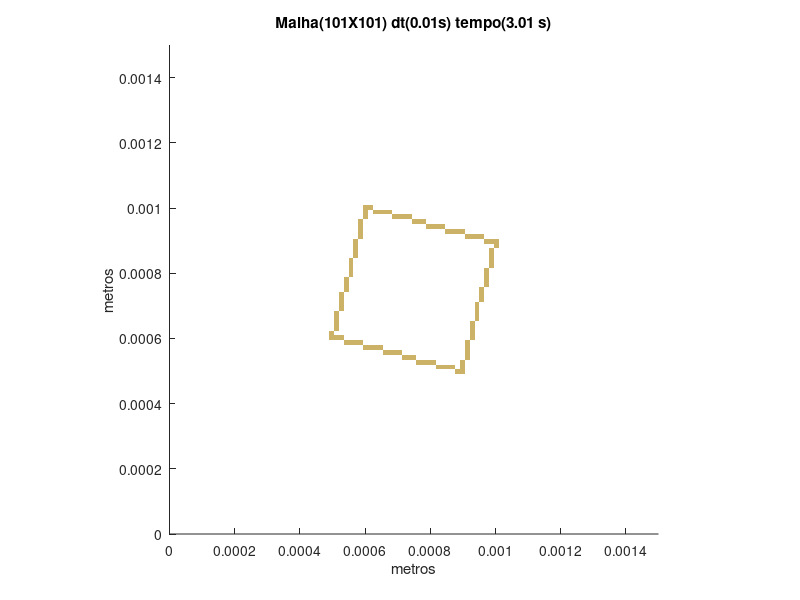

Reproduce this figure in MATLAB.
set (gca,'PlotBoxAspectRatio',[1 1 1],'Xlim',[0,0.0015],'Ylim',[0,0.0015])
hold on
title('Malha(101X101) dt(0.01s) tempo(3.01 s)')
hold on
ylabel('metros')
hold on
xlabel('metros')
hold on

fill([0.000876237623762376 0.000876237623762376 0.000891089108910891 0.000891089108910891],[0.00049009900990099 0.000504950495049505 0.000504950495049505 0.00049009900990099],[0.8,0.7,0.4],'LineStyle','none')

fill([0.000891089108910891 0.000891089108910891 0.000905940594059406 0.000905940594059406],[0.00049009900990099 0.000504950495049505 0.000504950495049505 0.00049009900990099],[0.8,0.7,0.4],'LineStyle','none')

fill([0.000816831683168317 0.000816831683168317 0.000831683168316832 0.000831683168316832],[0.000504950495049505 0.00051980198019802 0.00051980198019802 0.000504950495049505],[0.8,0.7,0.4],'LineStyle','none')

fill([0.000831683168316832 0.000831683168316832 0.000846534653465347 0.000846534653465347],[0.000504950495049505 0.00051980198019802 0.00051980198019802 0.000504950495049505],[0.8,0.7,0.4],'LineStyle','none')

fill([0.000846534653465347 0.000846534653465347 0.000861386138613861 0.000861386138613861],[0.000504950495049505 0.00051980198019802 0.00051980198019802 0.000504950495049505],[0.8,0.7,0.4],'LineStyle','none')

fill([0.000861386138613861 0.000861386138613861 0.000876237623762376 0.000876237623762376],[0.000504950495049505 0.00051980198019802 0.00051980198019802 0.000504950495049505],[0.8,0.7,0.4],'LineStyle','none')

fill([0.000891089108910891 0.000891089108910891 0.000905940594059406 0.000905940594059406],[0.000504950495049505 0.00051980198019802 0.00051980198019802 0.000504950495049505],[0.8,0.7,0.4],'LineStyle','none')

fill([0.000757425742574257 0.000757425742574257 0.000772277227722772 0.000772277227722772],[0.00051980198019802 0.000534653465346535 0.000534653465346535 0.00051980198019802],[0.8,0.7,0.4],'LineStyle','none')

fill([0.000772277227722772 0.000772277227722772 0.000787128712871287 0.000787128712871287],[0.00051980198019802 0.000534653465346535 0.000534653465346535 0.00051980198019802],[0.8,0.7,0.4],'LineStyle','none')

fill([0.000787128712871287 0.000787128712871287 0.000801980198019802 0.000801980198019802],[0.00051980198019802 0.000534653465346535 0.000534653465346535 0.00051980198019802],[0.8,0.7,0.4],'LineStyle','none')

fill([0.000801980198019802 0.000801980198019802 0.000816831683168317 0.000816831683168317],[0.00051980198019802 0.000534653465346535 0.000534653465346535 0.00051980198019802],[0.8,0.7,0.4],'LineStyle','none')

fill([0.000891089108910891 0.000891089108910891 0.000905940594059406 0.000905940594059406],[0.00051980198019802 0.000534653465346535 0.000534653465346535 0.00051980198019802],[0.8,0.7,0.4],'LineStyle','none')

fill([0.000712871287128713 0.000712871287128713 0.000727722772277228 0.000727722772277228],[0.000534653465346535 0.000549504950495049 0.000549504950495049 0.000534653465346535],[0.8,0.7,0.4],'LineStyle','none')

fill([0.000727722772277228 0.000727722772277228 0.000742574257425743 0.000742574257425743],[0.000534653465346535 0.000549504950495049 0.000549504950495049 0.000534653465346535],[0.8,0.7,0.4],'LineStyle','none')

fill([0.000742574257425743 0.000742574257425743 0.000757425742574257 0.000757425742574257],[0.000534653465346535 0.000549504950495049 0.000549504950495049 0.000534653465346535],[0.8,0.7,0.4],'LineStyle','none')

fill([0.000905940594059406 0.000905940594059406 0.000920792079207921 0.000920792079207921],[0.000534653465346535 0.000549504950495049 0.000549504950495049 0.000534653465346535],[0.8,0.7,0.4],'LineStyle','none')

fill([0.000653465346534653 0.000653465346534653 0.000668316831683168 0.000668316831683168],[0.000549504950495049 0.000564356435643564 0.000564356435643564 0.000549504950495049],[0.8,0.7,0.4],'LineStyle','none')

fill([0.000668316831683168 0.000668316831683168 0.000683168316831683 0.000683168316831683],[0.000549504950495049 0.000564356435643564 0.000564356435643564 0.000549504950495049],[0.8,0.7,0.4],'LineStyle','none')

fill([0.000683168316831683 0.000683168316831683 0.000698019801980198 0.000698019801980198],[0.000549504950495049 0.000564356435643564 0.000564356435643564 0.000549504950495049],[0.8,0.7,0.4],'LineStyle','none')

fill([0.000698019801980198 0.000698019801980198 0.000712871287128713 0.000712871287128713],[0.000549504950495049 0.000564356435643564 0.000564356435643564 0.000549504950495049],[0.8,0.7,0.4],'LineStyle','none')

fill([0.000905940594059406 0.000905940594059406 0.000920792079207921 0.000920792079207921],[0.000549504950495049 0.000564356435643564 0.000564356435643564 0.000549504950495049],[0.8,0.7,0.4],'LineStyle','none')

fill([0.000594059405940594 0.000594059405940594 0.000608910891089109 0.000608910891089109],[0.000564356435643564 0.000579207920792079 0.000579207920792079 0.000564356435643564],[0.8,0.7,0.4],'LineStyle','none')

fill([0.000608910891089109 0.000608910891089109 0.000623762376237624 0.000623762376237624],[0.000564356435643564 0.000579207920792079 0.000579207920792079 0.000564356435643564],[0.8,0.7,0.4],'LineStyle','none')

fill([0.000623762376237624 0.000623762376237624 0.000638613861386139 0.000638613861386139],[0.000564356435643564 0.000579207920792079 0.000579207920792079 0.000564356435643564],[0.8,0.7,0.4],'LineStyle','none')

fill([0.000638613861386139 0.000638613861386139 0.000653465346534653 0.000653465346534653],[0.000564356435643564 0.000579207920792079 0.000579207920792079 0.000564356435643564],[0.8,0.7,0.4],'LineStyle','none')

fill([0.000905940594059406 0.000905940594059406 0.000920792079207921 0.000920792079207921],[0.000564356435643564 0.000579207920792079 0.000579207920792079 0.000564356435643564],[0.8,0.7,0.4],'LineStyle','none')

fill([0.000534653465346535 0.000534653465346535 0.000549504950495049 0.000549504950495049],[0.000579207920792079 0.000594059405940594 0.000594059405940594 0.000579207920792079],[0.8,0.7,0.4],'LineStyle','none')

fill([0.000549504950495049 0.000549504950495049 0.000564356435643564 0.000564356435643564],[0.000579207920792079 0.000594059405940594 0.000594059405940594 0.000579207920792079],[0.8,0.7,0.4],'LineStyle','none')

fill([0.000564356435643564 0.000564356435643564 0.000579207920792079 0.000579207920792079],[0.000579207920792079 0.000594059405940594 0.000594059405940594 0.000579207920792079],[0.8,0.7,0.4],'LineStyle','none')

fill([0.000579207920792079 0.000579207920792079 0.000594059405940594 0.000594059405940594],[0.000579207920792079 0.000594059405940594 0.000594059405940594 0.000579207920792079],[0.8,0.7,0.4],'LineStyle','none')

fill([0.000905940594059406 0.000905940594059406 0.000920792079207921 0.000920792079207921],[0.000579207920792079 0.000594059405940594 0.000594059405940594 0.000579207920792079],[0.8,0.7,0.4],'LineStyle','none')

fill([0.00049009900990099 0.00049009900990099 0.000504950495049505 0.000504950495049505],[0.000594059405940594 0.000608910891089109 0.000608910891089109 0.000594059405940594],[0.8,0.7,0.4],'LineStyle','none')

fill([0.000504950495049505 0.000504950495049505 0.00051980198019802 0.00051980198019802],[0.000594059405940594 0.000608910891089109 0.000608910891089109 0.000594059405940594],[0.8,0.7,0.4],'LineStyle','none')

fill([0.00051980198019802 0.00051980198019802 0.000534653465346535 0.000534653465346535],[0.000594059405940594 0.000608910891089109 0.000608910891089109 0.000594059405940594],[0.8,0.7,0.4],'LineStyle','none')

fill([0.000920792079207921 0.000920792079207921 0.000935643564356436 0.000935643564356436],[0.000594059405940594 0.000608910891089109 0.000608910891089109 0.000594059405940594],[0.8,0.7,0.4],'LineStyle','none')

fill([0.00049009900990099 0.00049009900990099 0.000504950495049505 0.000504950495049505],[0.000608910891089109 0.000623762376237624 0.000623762376237624 0.000608910891089109],[0.8,0.7,0.4],'LineStyle','none')

fill([0.000920792079207921 0.000920792079207921 0.000935643564356436 0.000935643564356436],[0.000608910891089109 0.000623762376237624 0.000623762376237624 0.000608910891089109],[0.8,0.7,0.4],'LineStyle','none')

fill([0.000504950495049505 0.000504950495049505 0.00051980198019802 0.00051980198019802],[0.000623762376237624 0.000638613861386139 0.000638613861386139 0.000623762376237624],[0.8,0.7,0.4],'LineStyle','none')

fill([0.000920792079207921 0.000920792079207921 0.000935643564356436 0.000935643564356436],[0.000623762376237624 0.000638613861386139 0.000638613861386139 0.000623762376237624],[0.8,0.7,0.4],'LineStyle','none')

fill([0.000504950495049505 0.000504950495049505 0.00051980198019802 0.00051980198019802],[0.000638613861386139 0.000653465346534653 0.000653465346534653 0.000638613861386139],[0.8,0.7,0.4],'LineStyle','none')

fill([0.000920792079207921 0.000920792079207921 0.000935643564356436 0.000935643564356436],[0.000638613861386139 0.000653465346534653 0.000653465346534653 0.000638613861386139],[0.8,0.7,0.4],'LineStyle','none')

fill([0.000504950495049505 0.000504950495049505 0.00051980198019802 0.00051980198019802],[0.000653465346534653 0.000668316831683168 0.000668316831683168 0.000653465346534653],[0.8,0.7,0.4],'LineStyle','none')

fill([0.000935643564356436 0.000935643564356436 0.00095049504950495 0.00095049504950495],[0.000653465346534653 0.000668316831683168 0.000668316831683168 0.000653465346534653],[0.8,0.7,0.4],'LineStyle','none')

fill([0.000504950495049505 0.000504950495049505 0.00051980198019802 0.00051980198019802],[0.000668316831683168 0.000683168316831683 0.000683168316831683 0.000668316831683168],[0.8,0.7,0.4],'LineStyle','none')

fill([0.000935643564356436 0.000935643564356436 0.00095049504950495 0.00095049504950495],[0.000668316831683168 0.000683168316831683 0.000683168316831683 0.000668316831683168],[0.8,0.7,0.4],'LineStyle','none')

fill([0.00051980198019802 0.00051980198019802 0.000534653465346535 0.000534653465346535],[0.000683168316831683 0.000698019801980198 0.000698019801980198 0.000683168316831683],[0.8,0.7,0.4],'LineStyle','none')

fill([0.000935643564356436 0.000935643564356436 0.00095049504950495 0.00095049504950495],[0.000683168316831683 0.000698019801980198 0.000698019801980198 0.000683168316831683],[0.8,0.7,0.4],'LineStyle','none')

fill([0.00051980198019802 0.00051980198019802 0.000534653465346535 0.000534653465346535],[0.000698019801980198 0.000712871287128713 0.000712871287128713 0.000698019801980198],[0.8,0.7,0.4],'LineStyle','none')

fill([0.000935643564356436 0.000935643564356436 0.00095049504950495 0.00095049504950495],[0.000698019801980198 0.000712871287128713 0.000712871287128713 0.000698019801980198],[0.8,0.7,0.4],'LineStyle','none')

fill([0.00051980198019802 0.00051980198019802 0.000534653465346535 0.000534653465346535],[0.000712871287128713 0.000727722772277228 0.000727722772277228 0.000712871287128713],[0.8,0.7,0.4],'LineStyle','none')

fill([0.00095049504950495 0.00095049504950495 0.000965346534653465 0.000965346534653465],[0.000712871287128713 0.000727722772277228 0.000727722772277228 0.000712871287128713],[0.8,0.7,0.4],'LineStyle','none')

fill([0.00051980198019802 0.00051980198019802 0.000534653465346535 0.000534653465346535],[0.000727722772277228 0.000742574257425743 0.000742574257425743 0.000727722772277228],[0.8,0.7,0.4],'LineStyle','none')

fill([0.00095049504950495 0.00095049504950495 0.000965346534653465 0.000965346534653465],[0.000727722772277228 0.000742574257425743 0.000742574257425743 0.000727722772277228],[0.8,0.7,0.4],'LineStyle','none')

fill([0.000534653465346535 0.000534653465346535 0.000549504950495049 0.000549504950495049],[0.000742574257425743 0.000757425742574257 0.000757425742574257 0.000742574257425743],[0.8,0.7,0.4],'LineStyle','none')

fill([0.00095049504950495 0.00095049504950495 0.000965346534653465 0.000965346534653465],[0.000742574257425743 0.000757425742574257 0.000757425742574257 0.000742574257425743],[0.8,0.7,0.4],'LineStyle','none')

fill([0.000534653465346535 0.000534653465346535 0.000549504950495049 0.000549504950495049],[0.000757425742574257 0.000772277227722772 0.000772277227722772 0.000757425742574257],[0.8,0.7,0.4],'LineStyle','none')

fill([0.000965346534653465 0.000965346534653465 0.00098019801980198 0.00098019801980198],[0.000757425742574257 0.000772277227722772 0.000772277227722772 0.000757425742574257],[0.8,0.7,0.4],'LineStyle','none')

fill([0.000534653465346535 0.000534653465346535 0.000549504950495049 0.000549504950495049],[0.000772277227722772 0.000787128712871287 0.000787128712871287 0.000772277227722772],[0.8,0.7,0.4],'LineStyle','none')

fill([0.000965346534653465 0.000965346534653465 0.00098019801980198 0.00098019801980198],[0.000772277227722772 0.000787128712871287 0.000787128712871287 0.000772277227722772],[0.8,0.7,0.4],'LineStyle','none')

fill([0.000549504950495049 0.000549504950495049 0.000564356435643564 0.000564356435643564],[0.000787128712871287 0.000801980198019802 0.000801980198019802 0.000787128712871287],[0.8,0.7,0.4],'LineStyle','none')

fill([0.000965346534653465 0.000965346534653465 0.00098019801980198 0.00098019801980198],[0.000787128712871287 0.000801980198019802 0.000801980198019802 0.000787128712871287],[0.8,0.7,0.4],'LineStyle','none')

fill([0.000549504950495049 0.000549504950495049 0.000564356435643564 0.000564356435643564],[0.000801980198019802 0.000816831683168317 0.000816831683168317 0.000801980198019802],[0.8,0.7,0.4],'LineStyle','none')

fill([0.000965346534653465 0.000965346534653465 0.00098019801980198 0.00098019801980198],[0.000801980198019802 0.000816831683168317 0.000816831683168317 0.000801980198019802],[0.8,0.7,0.4],'LineStyle','none')

fill([0.000549504950495049 0.000549504950495049 0.000564356435643564 0.000564356435643564],[0.000816831683168317 0.000831683168316832 0.000831683168316832 0.000816831683168317],[0.8,0.7,0.4],'LineStyle','none')

fill([0.00098019801980198 0.00098019801980198 0.000995049504950495 0.000995049504950495],[0.000816831683168317 0.000831683168316832 0.000831683168316832 0.000816831683168317],[0.8,0.7,0.4],'LineStyle','none')

fill([0.000549504950495049 0.000549504950495049 0.000564356435643564 0.000564356435643564],[0.000831683168316832 0.000846534653465347 0.000846534653465347 0.000831683168316832],[0.8,0.7,0.4],'LineStyle','none')

fill([0.00098019801980198 0.00098019801980198 0.000995049504950495 0.000995049504950495],[0.000831683168316832 0.000846534653465347 0.000846534653465347 0.000831683168316832],[0.8,0.7,0.4],'LineStyle','none')

fill([0.000564356435643564 0.000564356435643564 0.000579207920792079 0.000579207920792079],[0.000846534653465347 0.000861386138613861 0.000861386138613861 0.000846534653465347],[0.8,0.7,0.4],'LineStyle','none')

fill([0.00098019801980198 0.00098019801980198 0.000995049504950495 0.000995049504950495],[0.000846534653465347 0.000861386138613861 0.000861386138613861 0.000846534653465347],[0.8,0.7,0.4],'LineStyle','none')

fill([0.000564356435643564 0.000564356435643564 0.000579207920792079 0.000579207920792079],[0.000861386138613861 0.000876237623762376 0.000876237623762376 0.000861386138613861],[0.8,0.7,0.4],'LineStyle','none')

fill([0.00098019801980198 0.00098019801980198 0.000995049504950495 0.000995049504950495],[0.000861386138613861 0.000876237623762376 0.000876237623762376 0.000861386138613861],[0.8,0.7,0.4],'LineStyle','none')

fill([0.000564356435643564 0.000564356435643564 0.000579207920792079 0.000579207920792079],[0.000876237623762376 0.000891089108910891 0.000891089108910891 0.000876237623762376],[0.8,0.7,0.4],'LineStyle','none')

fill([0.000995049504950495 0.000995049504950495 0.00100990099009901 0.00100990099009901],[0.000876237623762376 0.000891089108910891 0.000891089108910891 0.000876237623762376],[0.8,0.7,0.4],'LineStyle','none')

fill([0.000564356435643564 0.000564356435643564 0.000579207920792079 0.000579207920792079],[0.000891089108910891 0.000905940594059406 0.000905940594059406 0.000891089108910891],[0.8,0.7,0.4],'LineStyle','none')

fill([0.000965346534653465 0.000965346534653465 0.00098019801980198 0.00098019801980198],[0.000891089108910891 0.000905940594059406 0.000905940594059406 0.000891089108910891],[0.8,0.7,0.4],'LineStyle','none')

fill([0.00098019801980198 0.00098019801980198 0.000995049504950495 0.000995049504950495],[0.000891089108910891 0.000905940594059406 0.000905940594059406 0.000891089108910891],[0.8,0.7,0.4],'LineStyle','none')

fill([0.000995049504950495 0.000995049504950495 0.00100990099009901 0.00100990099009901],[0.000891089108910891 0.000905940594059406 0.000905940594059406 0.000891089108910891],[0.8,0.7,0.4],'LineStyle','none')

fill([0.000579207920792079 0.000579207920792079 0.000594059405940594 0.000594059405940594],[0.000905940594059406 0.000920792079207921 0.000920792079207921 0.000905940594059406],[0.8,0.7,0.4],'LineStyle','none')

fill([0.000905940594059406 0.000905940594059406 0.000920792079207921 0.000920792079207921],[0.000905940594059406 0.000920792079207921 0.000920792079207921 0.000905940594059406],[0.8,0.7,0.4],'LineStyle','none')

fill([0.000920792079207921 0.000920792079207921 0.000935643564356436 0.000935643564356436],[0.000905940594059406 0.000920792079207921 0.000920792079207921 0.000905940594059406],[0.8,0.7,0.4],'LineStyle','none')

fill([0.000935643564356436 0.000935643564356436 0.00095049504950495 0.00095049504950495],[0.000905940594059406 0.000920792079207921 0.000920792079207921 0.000905940594059406],[0.8,0.7,0.4],'LineStyle','none')

fill([0.00095049504950495 0.00095049504950495 0.000965346534653465 0.000965346534653465],[0.000905940594059406 0.000920792079207921 0.000920792079207921 0.000905940594059406],[0.8,0.7,0.4],'LineStyle','none')

fill([0.000579207920792079 0.000579207920792079 0.000594059405940594 0.000594059405940594],[0.000920792079207921 0.000935643564356436 0.000935643564356436 0.000920792079207921],[0.8,0.7,0.4],'LineStyle','none')

fill([0.000846534653465347 0.000846534653465347 0.000861386138613861 0.000861386138613861],[0.000920792079207921 0.000935643564356436 0.000935643564356436 0.000920792079207921],[0.8,0.7,0.4],'LineStyle','none')

fill([0.000861386138613861 0.000861386138613861 0.000876237623762376 0.000876237623762376],[0.000920792079207921 0.000935643564356436 0.000935643564356436 0.000920792079207921],[0.8,0.7,0.4],'LineStyle','none')

fill([0.000876237623762376 0.000876237623762376 0.000891089108910891 0.000891089108910891],[0.000920792079207921 0.000935643564356436 0.000935643564356436 0.000920792079207921],[0.8,0.7,0.4],'LineStyle','none')

fill([0.000891089108910891 0.000891089108910891 0.000905940594059406 0.000905940594059406],[0.000920792079207921 0.000935643564356436 0.000935643564356436 0.000920792079207921],[0.8,0.7,0.4],'LineStyle','none')

fill([0.000579207920792079 0.000579207920792079 0.000594059405940594 0.000594059405940594],[0.000935643564356436 0.00095049504950495 0.00095049504950495 0.000935643564356436],[0.8,0.7,0.4],'LineStyle','none')

fill([0.000787128712871287 0.000787128712871287 0.000801980198019802 0.000801980198019802],[0.000935643564356436 0.00095049504950495 0.00095049504950495 0.000935643564356436],[0.8,0.7,0.4],'LineStyle','none')

fill([0.000801980198019802 0.000801980198019802 0.000816831683168317 0.000816831683168317],[0.000935643564356436 0.00095049504950495 0.00095049504950495 0.000935643564356436],[0.8,0.7,0.4],'LineStyle','none')

fill([0.000816831683168317 0.000816831683168317 0.000831683168316832 0.000831683168316832],[0.000935643564356436 0.00095049504950495 0.00095049504950495 0.000935643564356436],[0.8,0.7,0.4],'LineStyle','none')

fill([0.000831683168316832 0.000831683168316832 0.000846534653465347 0.000846534653465347],[0.000935643564356436 0.00095049504950495 0.00095049504950495 0.000935643564356436],[0.8,0.7,0.4],'LineStyle','none')

fill([0.000579207920792079 0.000579207920792079 0.000594059405940594 0.000594059405940594],[0.00095049504950495 0.000965346534653465 0.000965346534653465 0.00095049504950495],[0.8,0.7,0.4],'LineStyle','none')

fill([0.000742574257425743 0.000742574257425743 0.000757425742574257 0.000757425742574257],[0.00095049504950495 0.000965346534653465 0.000965346534653465 0.00095049504950495],[0.8,0.7,0.4],'LineStyle','none')

fill([0.000757425742574257 0.000757425742574257 0.000772277227722772 0.000772277227722772],[0.00095049504950495 0.000965346534653465 0.000965346534653465 0.00095049504950495],[0.8,0.7,0.4],'LineStyle','none')

fill([0.000772277227722772 0.000772277227722772 0.000787128712871287 0.000787128712871287],[0.00095049504950495 0.000965346534653465 0.000965346534653465 0.00095049504950495],[0.8,0.7,0.4],'LineStyle','none')

fill([0.000594059405940594 0.000594059405940594 0.000608910891089109 0.000608910891089109],[0.000965346534653465 0.00098019801980198 0.00098019801980198 0.000965346534653465],[0.8,0.7,0.4],'LineStyle','none')

fill([0.000683168316831683 0.000683168316831683 0.000698019801980198 0.000698019801980198],[0.000965346534653465 0.00098019801980198 0.00098019801980198 0.000965346534653465],[0.8,0.7,0.4],'LineStyle','none')

fill([0.000698019801980198 0.000698019801980198 0.000712871287128713 0.000712871287128713],[0.000965346534653465 0.00098019801980198 0.00098019801980198 0.000965346534653465],[0.8,0.7,0.4],'LineStyle','none')

fill([0.000712871287128713 0.000712871287128713 0.000727722772277228 0.000727722772277228],[0.000965346534653465 0.00098019801980198 0.00098019801980198 0.000965346534653465],[0.8,0.7,0.4],'LineStyle','none')

fill([0.000727722772277228 0.000727722772277228 0.000742574257425743 0.000742574257425743],[0.000965346534653465 0.00098019801980198 0.00098019801980198 0.000965346534653465],[0.8,0.7,0.4],'LineStyle','none')

fill([0.000594059405940594 0.000594059405940594 0.000608910891089109 0.000608910891089109],[0.00098019801980198 0.000995049504950495 0.000995049504950495 0.00098019801980198],[0.8,0.7,0.4],'LineStyle','none')

fill([0.000623762376237624 0.000623762376237624 0.000638613861386139 0.000638613861386139],[0.00098019801980198 0.000995049504950495 0.000995049504950495 0.00098019801980198],[0.8,0.7,0.4],'LineStyle','none')

fill([0.000638613861386139 0.000638613861386139 0.000653465346534653 0.000653465346534653],[0.00098019801980198 0.000995049504950495 0.000995049504950495 0.00098019801980198],[0.8,0.7,0.4],'LineStyle','none')

fill([0.000653465346534653 0.000653465346534653 0.000668316831683168 0.000668316831683168],[0.00098019801980198 0.000995049504950495 0.000995049504950495 0.00098019801980198],[0.8,0.7,0.4],'LineStyle','none')

fill([0.000668316831683168 0.000668316831683168 0.000683168316831683 0.000683168316831683],[0.00098019801980198 0.000995049504950495 0.000995049504950495 0.00098019801980198],[0.8,0.7,0.4],'LineStyle','none')

fill([0.000594059405940594 0.000594059405940594 0.000608910891089109 0.000608910891089109],[0.000995049504950495 0.00100990099009901 0.00100990099009901 0.000995049504950495],[0.8,0.7,0.4],'LineStyle','none')

fill([0.000608910891089109 0.000608910891089109 0.000623762376237624 0.000623762376237624],[0.000995049504950495 0.00100990099009901 0.00100990099009901 0.000995049504950495],[0.8,0.7,0.4],'LineStyle','none')
